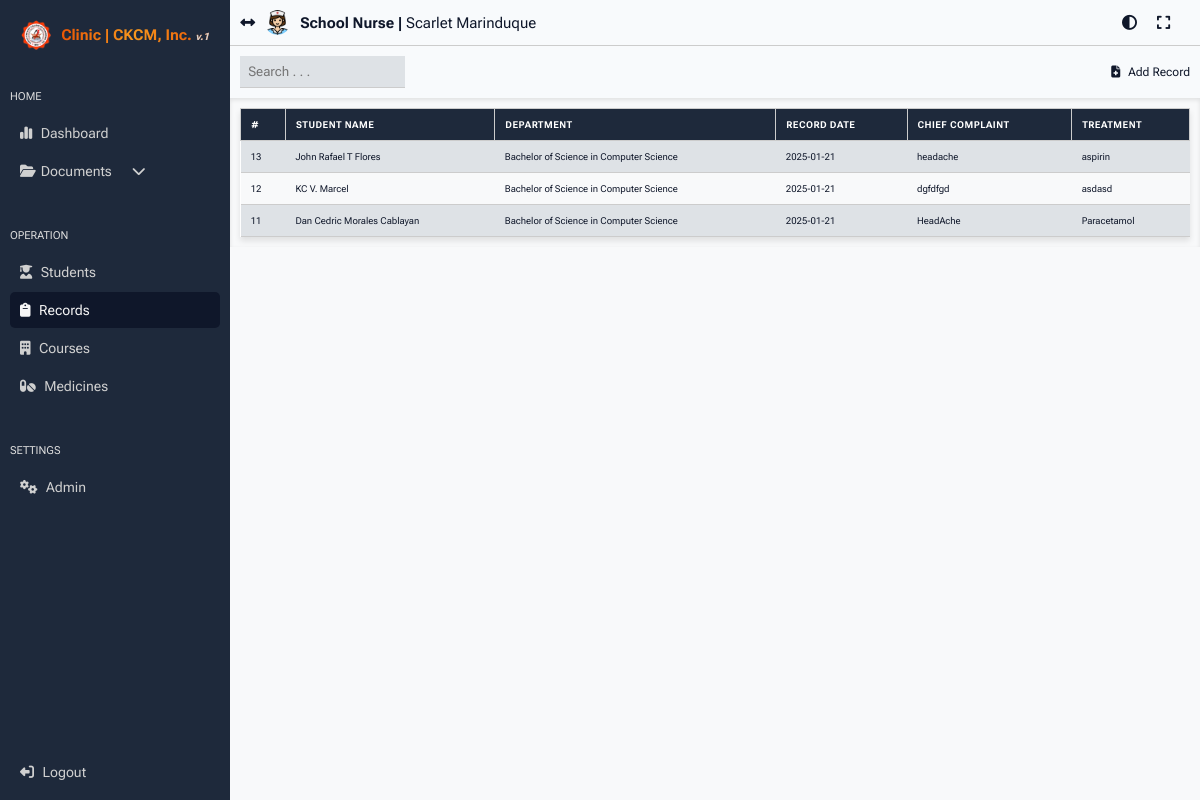
The page /admin/records.php (signed in) on the database as committed earlier.
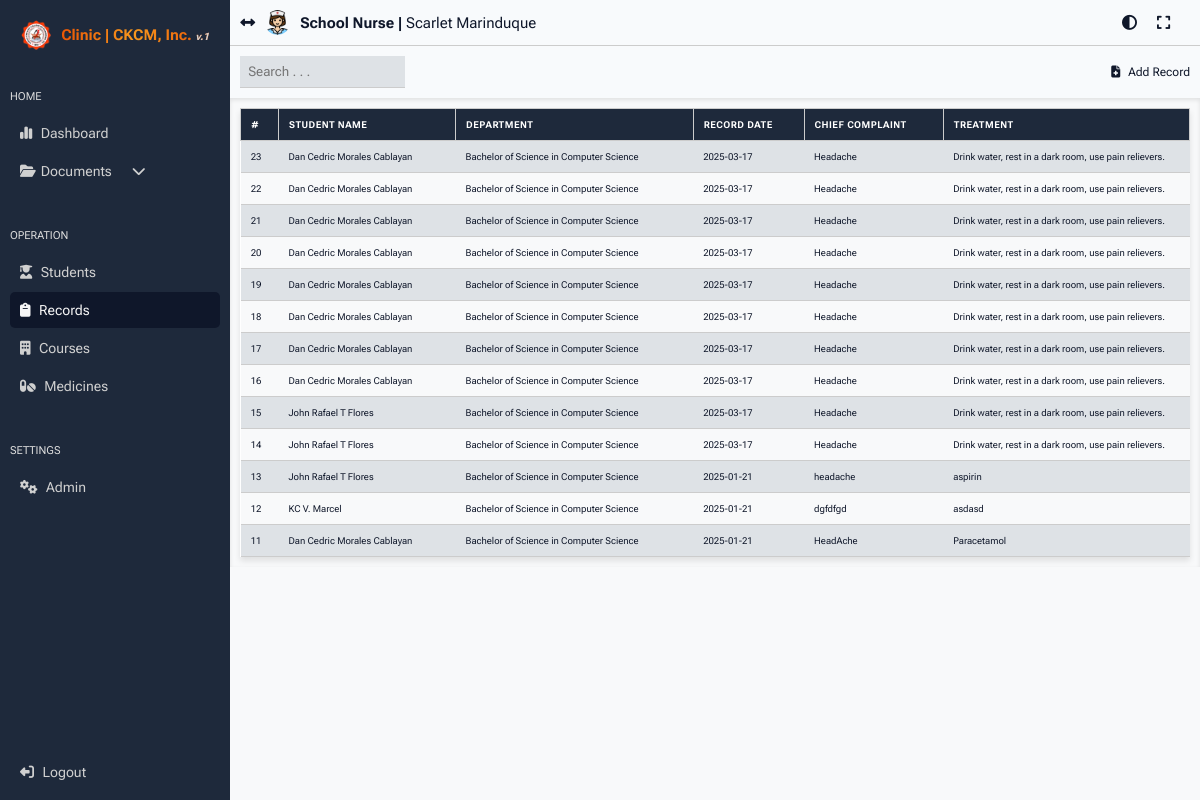
The same page on the database as committed later.
### tables this page shows
CREATE TABLE `record_tbl` (
  `record_id` int(11) NOT NULL,
  `student_id` bigint(255) NOT NULL,
  `record_date` date NOT NULL,
  `record_time` time NOT NULL,
  `student_name` text NOT NULL,
  `student_department` text NOT NULL,
  `chief_complaint` text NOT NULL,
  `treatment` text NOT NULL,
  `medicine_taken` text NOT NULL
);

### admin/records.php (the view, shortened to what this page needs)
<?php
require '../config/db_connect.php';
?>
<!DOCTYPE html>
<html lang="en">
<head>
    <link rel="stylesheet" href="../css/main.css?v=<?php echo time(); ?>">
</head>
<body>
    <?php include 'side_nav.php'; ?>
    <div class="main-content">
        <?php include 'header.php'; ?>
        <div class="content-container">
            <div class="search-container">
                <input
                    type="text"
                    id="searchInput"
                    placeholder="Search . . ."
                    oninput="searchRecords()" />
                <a href="students.php"><i class="fa-solid fa-file-medical"></i> Add Record</a>
            </div>
            <div class="record-container">
                <table class="record-table">
                    <thead>
                        <tr>
                            <th>#</th>
                            <th>Student Name</th>
                            <th>Department</th>
                            <th>Record Date</th>
                            <th>Chief Complaint</th>
                            <th>Treatment</th>
                        </tr>
                    </thead>
                    <tbody id="recordTableBody">
                        <?php
                        $sql = "SELECT `record_id`, `student_id`, `record_date`, `student_name`, `student_department`, `chief_complaint`, `treatment` FROM `record_tbl` ORDER BY record_id DESC";
                        $result = $conn->query($sql);
                        if ($result->num_rows > 0):
                            while ($row = $result->fetch_assoc()): ?>
                                <tr>
                                    <td><?php echo htmlspecialchars($row['record_id']); ?></td>
                                    <td><?php echo htmlspecialchars($row['student_name']); ?></td>
                                    <td><?php echo htmlspecialchars($row['student_department']); ?></td>
                                    <td><?php echo htmlspecialchars($row['record_date']); ?></td>
                                    <td><?php echo htmlspecialchars($row['chief_complaint']); ?></td>
                                    <td><?php echo htmlspecialchars($row['treatment']); ?></td>
                                </tr>
                            <?php endwhile;
                        else: ?>
                            <tr>
                                <td colspan="6">No records found.</td>
                            </tr>
                        <?php endif; ?>
                    </tbody>
                </table>
            </div>
        </div>
    </div>
</body>
</html>

Rows that differ between the two databases and show on the page:
added record_tbl: record_id "23", student_name "Dan Cedric Morales Cablayan", student_department "Bachelor of Science in Computer Science", record_date "2025-03-17", chief_complaint "Headache", treatment "Drink water, rest in a dark room, use pain relievers."
added record_tbl: record_id "22", student_name "Dan Cedric Morales Cablayan", student_department "Bachelor of Science in Computer Science", record_date "2025-03-17", chief_complaint "Headache", treatment "Drink water, rest in a dark room, use pain relievers."
added record_tbl: record_id "21", student_name "Dan Cedric Morales Cablayan", student_department "Bachelor of Science in Computer Science", record_date "2025-03-17", chief_complaint "Headache", treatment "Drink water, rest in a dark room, use pain relievers."
added record_tbl: record_id "20", student_name "Dan Cedric Morales Cablayan", student_department "Bachelor of Science in Computer Science", record_date "2025-03-17", chief_complaint "Headache", treatment "Drink water, rest in a dark room, use pain relievers."
added record_tbl: record_id "19", student_name "Dan Cedric Morales Cablayan", student_department "Bachelor of Science in Computer Science", record_date "2025-03-17", chief_complaint "Headache", treatment "Drink water, rest in a dark room, use pain relievers."
added record_tbl: record_id "18", student_name "Dan Cedric Morales Cablayan", student_department "Bachelor of Science in Computer Science", record_date "2025-03-17", chief_complaint "Headache", treatment "Drink water, rest in a dark room, use pain relievers."
added record_tbl: record_id "17", student_name "Dan Cedric Morales Cablayan", student_department "Bachelor of Science in Computer Science", record_date "2025-03-17", chief_complaint "Headache", treatment "Drink water, rest in a dark room, use pain relievers."
added record_tbl: record_id "16", student_name "Dan Cedric Morales Cablayan", student_department "Bachelor of Science in Computer Science", record_date "2025-03-17", chief_complaint "Headache", treatment "Drink water, rest in a dark room, use pain relievers."
added record_tbl: record_id "15", student_name "John Rafael T Flores", student_department "Bachelor of Science in Computer Science", record_date "2025-03-17", chief_complaint "Headache", treatment "Drink water, rest in a dark room, use pain relievers."
added record_tbl: record_id "14", student_name "John Rafael T Flores", student_department "Bachelor of Science in Computer Science", record_date "2025-03-17", chief_complaint "Headache", treatment "Drink water, rest in a dark room, use pain relievers."
